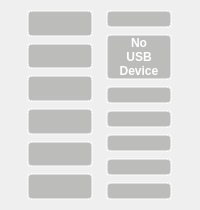
     <widget class="QWidget" name="oldmenuWidget" native="true">
      <property name="sizePolicy">
       <sizepolicy hsizetype="Expanding" vsizetype="Expanding">
        <horstretch>0</horstretch>
        <verstretch>0</verstretch>
       </sizepolicy>
      </property>
      <layout class="QHBoxLayout" name="horizontalLayout_2">
       <property name="spacing">
        <number>4</number>
       </property>
       <property name="leftMargin">
        <number>0</number>
       </property>
       <property name="topMargin">
        <number>0</number>
       </property>
       <property name="rightMargin">
        <number>0</number>
       </property>
       <property name="bottomMargin">
        <number>0</number>
       </property>
       <item>
        <layout class="QVBoxLayout" name="verticalLayout_8">
         <item>
          <layout class="QHBoxLayout" name="horizontalLayout_4">
           <item>
            <widget class="QWidget" name="buttonWidget" native="true">
             <property name="sizePolicy">
              <sizepolicy hsizetype="Fixed" vsizetype="Expanding">
               <horstretch>0</horstretch>
               <verstretch>0</verstretch>
              </sizepolicy>
             </property>
             <layout class="QVBoxLayout" name="verticalLayout_7">
              <property name="leftMargin">
               <number>10</number>
              </property>
              <property name="topMargin">
               <number>10</number>
              </property>
              <property name="rightMargin">
               <number>0</number>
              </property>
              <property name="bottomMargin">
               <number>10</number>
              </property>
              <item>
               <widget class="QPushButton" name="pushButtonSettings2">
                <property name="sizePolicy">
                 <sizepolicy hsizetype="Fixed" vsizetype="Expanding">
                  <horstretch>0</horstretch>
                  <verstretch>0</verstretch>
                 </sizepolicy>
                </property>
                <property name="minimumSize">
                 <size>
                  <width>66</width>
                  <height>0</height>
                 </size>
                </property>
                <property name="maximumSize">
                 <size>
                  <width>66</width>
                  <height>16777215</height>
                 </size>
                </property>
                <property name="styleSheet">
                 <string notr="true">background-color: rgba(136, 138, 133, 0.5);
border-radius: 4px;
border: 2px solid rgba(255,255,255,0.5);
outline: none;</string>
                </property>
                <property name="text">
                 <string />
                </property>
                <property name="icon">
                 <iconset>
                  <normalon>:/settings-hot.png</normalon>
                 </iconset>
                </property>
                <property name="iconSize">
                 <size>
                  <width>50</width>
                  <height>50</height>
                 </size>
                </property>
               </widget>
              </item>
              <item>
               <widget class="QPushButton" name="pushButtonLock2">
                <property name="sizePolicy">
                 <sizepolicy hsizetype="Fixed" vsizetype="Expanding">
                  <horstretch>0</horstretch>
                  <verstretch>0</verstretch>
                 </sizepolicy>
                </property>
                <property name="minimumSize">
                 <size>
                  <width>66</width>
                  <height>0</height>
                 </size>
                </property>
                <property name="maximumSize">
                 <size>
                  <width>66</width>
                  <height>16777215</height>
                 </size>
                </property>
                <property name="styleSheet">
                 <string notr="true">background-color: rgba(136, 138, 133, 0.5);
border-radius: 4px;
border: 2px solid rgba(255,255,255,0.5);
outline: none;</string>
                </property>
                <property name="text">
                 <string />
                </property>
                <property name="icon">
                 <iconset>
                  <normalon>:/lock-hot.png</normalon>
                 </iconset>
                </property>
                <property name="iconSize">
                 <size>
                  <width>50</width>
                  <height>50</height>
                 </size>
                </property>
               </widget>
              </item>
              <item>
               <widget class="QPushButton" name="pushButtonMusic2">
                <property name="sizePolicy">
                 <sizepolicy hsizetype="Fixed" vsizetype="Expanding">
                  <horstretch>0</horstretch>
                  <verstretch>0</verstretch>
                 </sizepolicy>
                </property>
                <property name="minimumSize">
                 <size>
                  <width>66</width>
                  <height>0</height>
                 </size>
                </property>
                <property name="maximumSize">
                 <size>
                  <width>66</width>
                  <height>16777215</height>
                 </size>
                </property>
                <property name="styleSheet">
                 <string notr="true">background-color: rgba(136, 138, 133, 0.5);
border-radius: 4px;
border: 2px solid rgba(255,255,255,0.5);
outline: none;</string>
                </property>
                <property name="text">
                 <string />
                </property>
                <property name="icon">
                 <iconset>
                  <normalon>:/mp3-hot.png</normalon>
                 </iconset>
                </property>
                <property name="iconSize">
                 <size>
                  <width>50</width>
                  <height>50</height>
                 </size>
                </property>
               </widget>
              </item>
              <item>
               <widget class="QPushButton" name="pushButtonBrightness2">
                <property name="sizePolicy">
                 <sizepolicy hsizetype="Fixed" vsizetype="Expanding">
                  <horstretch>0</horstretch>
                  <verstretch>0</verstretch>
                 </sizepolicy>
                </property>
                <property name="minimumSize">
                 <size>
                  <width>66</width>
                  <height>0</height>
                 </size>
                </property>
                <property name="maximumSize">
                 <size>
                  <width>66</width>
                  <height>16777215</height>
                 </size>
                </property>
                <property name="styleSheet">
                 <string notr="true">background-color: rgba(136, 138, 133, 0.5);
border-radius: 4px;
border: 2px solid rgba(255,255,255,0.5);
outline: none;</string>
                </property>
                <property name="text">
                 <string />
                </property>
                <property name="icon">
                 <iconset>
                  <normalon>:/brightness-hot.png</normalon>
                 </iconset>
                </property>
                <property name="iconSize">
                 <size>
                  <width>50</width>
                  <height>50</height>
                 </size>
                </property>
               </widget>
              </item>
              <item>
               <widget class="QPushButton" name="pushButtonToggleGUI2">
                <property name="sizePolicy">
                 <sizepolicy hsizetype="Fixed" vsizetype="Expanding">
                  <horstretch>0</horstretch>
                  <verstretch>0</verstretch>
                 </sizepolicy>
                </property>
                <property name="minimumSize">
                 <size>
                  <width>66</width>
                  <height>0</height>
                 </size>
                </property>
                <property name="maximumSize">
                 <size>
                  <width>66</width>
                  <height>16777215</height>
                 </size>
                </property>
                <property name="styleSheet">
                 <string notr="true">background-color: rgba(136, 138, 133, 0.5);
border-radius: 4px;
border: 2px solid rgba(255,255,255,0.5);
outline: none;</string>
                </property>
                <property name="text">
                 <string />
                </property>
                <property name="icon">
                 <iconset>
                  <normalon>:/eye-hot.png</normalon>
                 </iconset>
                </property>
                <property name="iconSize">
                 <size>
                  <width>50</width>
                  <height>50</height>
                 </size>
                </property>
               </widget>
              </item>
              <item>
               <widget class="QPushButton" name="pushButtonExit2">
                <property name="sizePolicy">
                 <sizepolicy hsizetype="Fixed" vsizetype="Expanding">
                  <horstretch>0</horstretch>
                  <verstretch>0</verstretch>
                 </sizepolicy>
                </property>
                <property name="minimumSize">
                 <size>
                  <width>66</width>
                  <height>0</height>
                 </size>
                </property>
                <property name="maximumSize">
                 <size>
                  <width>66</width>
                  <height>16777215</height>
                 </size>
                </property>
                <property name="styleSheet">
                 <string notr="true">background-color: rgba(136, 138, 133, 0.5);
border-radius: 4px;
border: 2px solid rgba(255,255,255,0.5);
outline: none;</string>
                </property>
                <property name="text">
                 <string />
                </property>
                <property name="icon">
                 <iconset>
                  <normalon>:/power-hot.png</normalon>
                 </iconset>
                </property>
                <property name="iconSize">
                 <size>
                  <width>50</width>
                  <height>50</height>
                 </size>
                </property>
               </widget>
              </item>
             </layout>
            </widget>
           </item>
           <item>
            <widget class="QWidget" name="verticalWidget_2" native="true">
             <property name="sizePolicy">
              <sizepolicy hsizetype="Fixed" vsizetype="Expanding">
               <horstretch>0</horstretch>
               <verstretch>0</verstretch>
              </sizepolicy>
             </property>
             <layout class="QVBoxLayout" name="verticalLayout_6">
              <property name="topMargin">
               <number>10</number>
              </property>
              <property name="rightMargin">
               <number>10</number>
              </property>
              <property name="bottomMargin">
               <number>10</number>
              </property>
              <item>
               <widget class="QWidget" name="AAUSBWidget2" native="true">
                <property name="sizePolicy">
                 <sizepolicy hsizetype="Fixed" vsizetype="Expanding">
                  <horstretch>0</horstretch>
                  <verstretch>0</verstretch>
                 </sizepolicy>
                </property>
                <layout class="QVBoxLayout" name="verticalLayout_11">
                 <property name="leftMargin">
                  <number>0</number>
                 </property>
                 <property name="topMargin">
                  <number>0</number>
                 </property>
                 <property name="rightMargin">
                  <number>0</number>
                 </property>
                 <property name="bottomMargin">
                  <number>0</number>
                 </property>
                 <item>
                  <widget class="QPushButton" name="pushButtonAndroidAuto2">
                   <property name="sizePolicy">
                    <sizepolicy hsizetype="Fixed" vsizetype="Expanding">
                     <horstretch>0</horstretch>
                     <verstretch>0</verstretch>
                    </sizepolicy>
                   </property>
                   <property name="minimumSize">
                    <size>
                     <width>66</width>
                     <height>0</height>
                    </size>
                   </property>
                   <property name="maximumSize">
                    <size>
                     <width>66</width>
                     <height>16777215</height>
                    </size>
                   </property>
                   <property name="styleSheet">
                    <string notr="true">background-color: rgba(136, 138, 133, 0.5);
border-radius: 4px;
border: 2px solid rgba(255,255,255,0.5);
outline: none;</string>
                   </property>
                   <property name="text">
                    <string />
                   </property>
                   <property name="icon">
                    <iconset>
                     <normalon>:/aausb-hot.png</normalon>
                    </iconset>
                   </property>
                   <property name="iconSize">
                    <size>
                     <width>50</width>
                     <height>50</height>
                    </size>
                   </property>
                  </widget>
                 </item>
                 <item>
                  <widget class="QPushButton" name="pushButtonNoDevice2">
                   <property name="sizePolicy">
                    <sizepolicy hsizetype="Fixed" vsizetype="Expanding">
                     <horstretch>0</horstretch>
                     <verstretch>0</verstretch>
                    </sizepolicy>
                   </property>
                   <property name="minimumSize">
                    <size>
                     <width>66</width>
                     <height>0</height>
                    </size>
                   </property>
                   <property name="maximumSize">
                    <size>
                     <width>66</width>
                     <height>16777215</height>
                    </size>
                   </property>
                   <property name="font">
                    <font>
                     <weight>75</weight>
                     <bold>true</bold>
                    </font>
                   </property>
                   <property name="styleSheet">
                    <string notr="true">background-color: rgba(136, 138, 133, 0.5);
color: rgb(255, 255, 255);
border-radius: 4px;
border: 2px solid rgba(255,255,255,0.5);
outline: none;</string>
                   </property>
                   <property name="text">
                    <string>No
USB
Device</string>
                   </property>
                  </widget>
                 </item>
                </layout>
               </widget>
              </item>
              <item>
               <widget class="QPushButton" name="pushButtonDay2">
                <property name="sizePolicy">
                 <sizepolicy hsizetype="Fixed" vsizetype="Expanding">
                  <horstretch>0</horstretch>
                  <verstretch>0</verstretch>
                 </sizepolicy>
                </property>
                <property name="minimumSize">
                 <size>
                  <width>66</width>
                  <height>0</height>
                 </size>
                </property>
                <property name="maximumSize">
                 <size>
                  <width>66</width>
                  <height>16777215</height>
                 </size>
                </property>
                <property name="styleSheet">
                 <string notr="true">background-color: rgba(136, 138, 133, 0.5);
border-radius: 4px;
border: 2px solid rgba(255,255,255,0.5);
outline: none;</string>
                </property>
                <property name="text">
                 <string />
                </property>
                <property name="icon">
                 <iconset>
                  <normalon>:/day-hot.png</normalon>
                 </iconset>
                </property>
                <property name="iconSize">
                 <size>
                  <width>50</width>
                  <height>50</height>
                 </size>
                </property>
               </widget>
              </item>
              <item>
               <widget class="QPushButton" name="pushButtonNight2">
                <property name="sizePolicy">
                 <sizepolicy hsizetype="Fixed" vsizetype="Expanding">
                  <horstretch>0</horstretch>
                  <verstretch>0</verstretch>
                 </sizepolicy>
                </property>
                <property name="minimumSize">
                 <size>
                  <width>66</width>
                  <height>0</height>
                 </size>
                </property>
                <property name="maximumSize">
                 <size>
                  <width>66</width>
                  <height>16777215</height>
                 </size>
                </property>
                <property name="styleSheet">
                 <string notr="true">background-color: rgba(136, 138, 133, 0.5);
border-radius: 4px;
border: 2px solid rgba(255,255,255,0.5);
outline: none;</string>
                </property>
                <property name="text">
                 <string />
                </property>
                <property name="icon">
                 <iconset>
                  <normalon>:/night-hot.png</normalon>
                 </iconset>
                </property>
                <property name="iconSize">
                 <size>
                  <width>50</width>
                  <height>50</height>
                 </size>
                </property>
               </widget>
              </item>
              <item>
               <widget class="QPushButton" name="pushButtonCameraShow2">
                <property name="sizePolicy">
                 <sizepolicy hsizetype="Fixed" vsizetype="Expanding">
                  <horstretch>0</horstretch>
                  <verstretch>0</verstretch>
                 </sizepolicy>
                </property>
                <property name="minimumSize">
                 <size>
                  <width>66</width>
                  <height>0</height>
                 </size>
                </property>
                <property name="maximumSize">
                 <size>
                  <width>66</width>
                  <height>16777215</height>
                 </size>
                </property>
                <property name="styleSheet">
                 <string notr="true">background-color: rgba(136, 138, 133, 0.5);
border-radius: 4px;
border: 2px solid rgba(255,255,255,0.5);
outline: none;</string>
                </property>
                <property name="text">
                 <string />
                </property>
                <property name="icon">
                 <iconset>
                  <normalon>:/camera-hot.png</normalon>
                 </iconset>
                </property>
                <property name="iconSize">
                 <size>
                  <width>50</width>
                  <height>50</height>
                 </size>
                </property>
               </widget>
              </item>
              <item>
               <widget class="QPushButton" name="pushButtonVolume2">
                <property name="sizePolicy">
                 <sizepolicy hsizetype="Fixed" vsizetype="Expanding">
                  <horstretch>0</horstretch>
                  <verstretch>0</verstretch>
                 </sizepolicy>
                </property>
                <property name="minimumSize">
                 <size>
                  <width>66</width>
                  <height>0</height>
                 </size>
                </property>
                <property name="maximumSize">
                 <size>
                  <width>66</width>
                  <height>16777215</height>
                 </size>
                </property>
                <property name="styleSheet">
                 <string notr="true">background-color: rgba(136, 138, 133, 0.5);
border-radius: 4px;
border: 2px solid rgba(255,255,255,0.5);
outline: none;</string>
                </property>
                <property name="text">
                 <string />
                </property>
                <property name="icon">
                 <iconset>
                  <normalon>:/volume-hot.png</normalon>
                 </iconset>
                </property>
                <property name="iconSize">
                 <size>
                  <width>50</width>
                  <height>50</height>
                 </size>
                </property>
               </widget>
              </item>
              <item>
               <widget class="QPushButton" name="pushButtonDebug2">
                <property name="sizePolicy">
                 <sizepolicy hsizetype="Fixed" vsizetype="Expanding">
                  <horstretch>0</horstretch>
                  <verstretch>0</verstretch>
                 </sizepolicy>
                </property>
                <property name="minimumSize">
                 <size>
                  <width>66</width>
                  <height>0</height>
                 </size>
                </property>
                <property name="maximumSize">
                 <size>
                  <width>66</width>
                  <height>16777215</height>
                 </size>
                </property>
                <property name="styleSheet">
                 <string notr="true">background-color: rgba(136, 138, 133, 0.5);
border-radius: 4px;
border: 2px solid rgba(255,255,255,0.5);
outline: none;</string>
                </property>
                <property name="text">
                 <string />
                </property>
                <property name="icon">
                 <iconset>
                  <normalon>:/bug-hot.png</normalon>
                 </iconset>
                </property>
                <property name="iconSize">
                 <size>
                  <width>50</width>
                  <height>50</height>
                 </size>
                </property>
               </widget>
              </item>
             </layout>
            </widget>
           </item>
          </layout>
         </item>
        </layout>
       </item>
      </layout>
     </widget>
